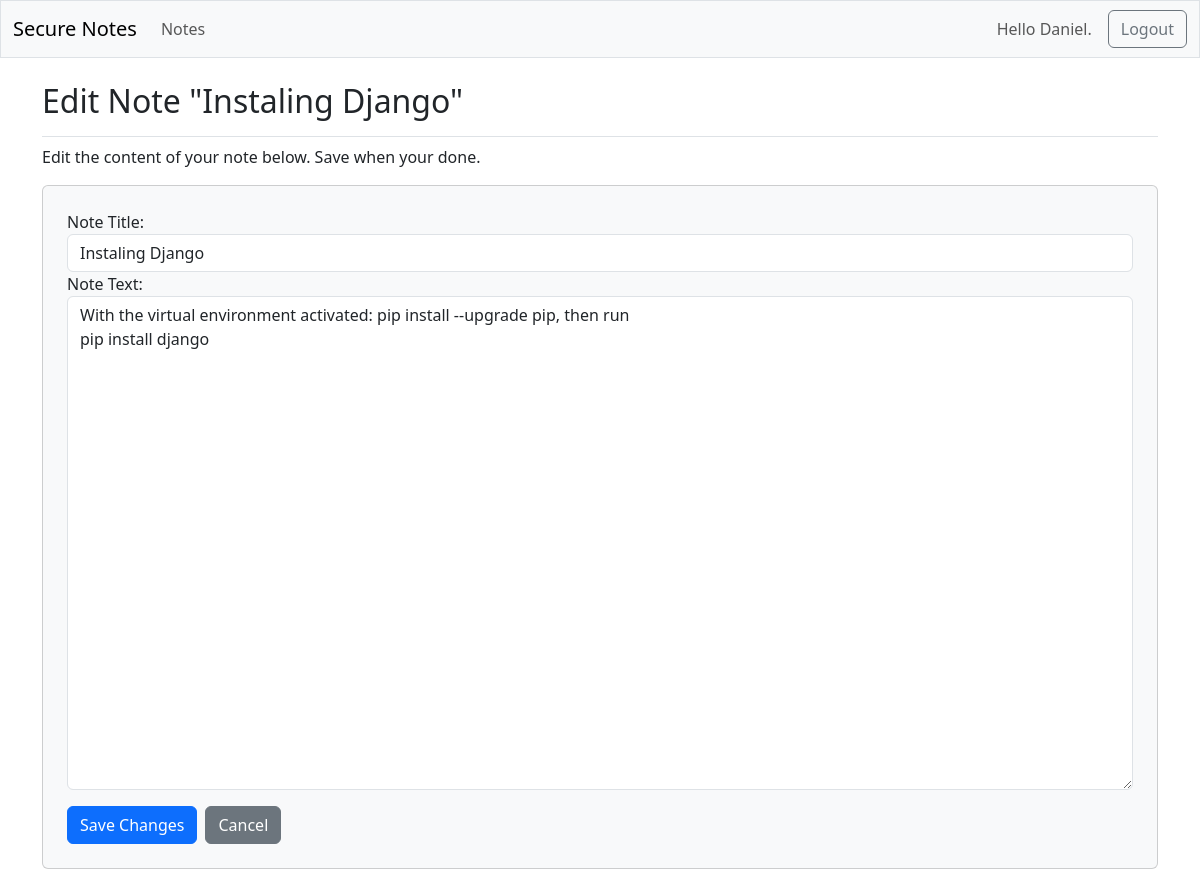
The page /edit_note/2/ (signed in) on the database its author committed.
### secure_notes/models.py (models this page shows, shortened)
class Note(models.Model):
    owner = models.ForeignKey(settings.AUTH_USER_MODEL, on_delete=models.CASCADE, related_name='notes') # Switched to settings.AUTH_USER_MODEL for better compatibility with custom user models
    title = models.CharField(max_length=255)
    content = models.TextField()
    created_at = models.DateTimeField(auto_now_add=True)
    updated_at = models.DateTimeField(auto_now=True)
    class Meta:
        ordering = ['-created_at']
        constraints = [
            models.UniqueConstraint(fields=['owner', 'title'], name='unique_note_title_per_user')
        ]

### secure_notes/views.py (the view)
# urls.py: path('edit_note/<int:note_id>/', views.edit_note, name='edit_note'),
@login_required
def edit_note(request, note_id):
    note = get_user_note_or_404(request, note_id)
    if request.method != 'POST':
        form = NoteForm(instance=note)
    else:
        form = NoteForm(instance=note, data=request.POST)
        if form.is_valid():
            form.save()
            return redirect('secure_notes:note_detail', note_id=note.id)
    context = {
        'form': form,
        'note': note
    }
    return render(request, 'secure_notes/edit_note.html', context)

### secure_notes/forms.py
class NoteForm(forms.ModelForm):
    class Meta:
        model = Note
        fields = ['title', 'content']
        labels = {
            'title': 'Note Title',
            'content': 'Note Text',
        }
        widgets = {
            'title': forms.TextInput(attrs={'class': 'form-control'}),
            'content': forms.Textarea(attrs={
                'class': 'form-control',
                'rows': 20}),
        }

### secure_notes/views.py (called while the page is built)
def user_notes_qs(request):
    return Note.objects.filter(owner=request.user)

def get_user_note_or_404(request, note_id):
    return get_object_or_404(user_notes_qs(request), id=note_id)

### secure_notes/templates/secure_notes/edit_note.html (shortened to what this page needs)
{% extends "secure_notes/base.html" %}
{% block page_header %}
    <h2>Edit Note "{{ note.title }}"</h2>
{% endblock page_header %}
{% block content %}
<p class="card-text">Edit the content of your note below. Save when your done.</p>
<div class="card mb-3 p-4 bg-light rounded">
    <form action="{% url 'secure_notes:edit_note' note.id %}" method="post">
        {{ form.as_div }}
        <div class="mt-3 d-flex gap-2">
        <button type="submit" name="submit" class="btn btn-primary">Save Changes</button>
        <a href="{% url 'secure_notes:note_detail' note.id %}" class="btn btn-secondary">Cancel</a>
        </div>
    </form>
</div>
{% endblock content %}

### secure_notes/templates/secure_notes/base.html (shortened to what this page needs)
<!DOCTYPE html>
<html lang="en">
<head>
    {% load static %}
    <link rel="stylesheet" href="{% static 'secure_notes/css/styles.css' %}">
    {% load django_bootstrap5 %}
    {% bootstrap_css %}
</head>
<body>
    <nav class="navbar navbar-expand-md navbar-light bg-light mb-4 border">
        <div class="container-fluid">
            <a class="navbar-brand" href="{% url 'secure_notes:index' %}">
                Secure Notes
            </a>
        <div class="collapse navbar-collapse" id="navbarCollapse">
            <ul class="navbar-nav me-auto mb-2 mb-md-0">
                <li class="nav-item">
                    <a class="nav-link" href="{% url 'secure_notes:notes' %}">Notes</a>
                </li>
            </ul>
             <ul class="navbar-nav ms-auto mb-2 mb-md-0">
                {% if user.is_authenticated %}
                    <li class="nav-item">
                        <span class="navbar-text">Hello {{ user.username }}.</span>
                    </li>
                {% endif %}
            </ul>
            {% if user.is_authenticated %}
            <form action="{% url 'accounts:logout' %}" method="post" class="d-flex ms-3">
                <button name="submit" class="btn btn-outline-secondary">Logout</button>
            </form>
            {% endif %}
        </div>
    </div>
</nav>
<main class="container">
    <div class="pb-2 mb-2 border-bottom">
        {% block page_header %}{% endblock page_header %}
    </div>
    <div>
        {% block content %}{% endblock content %}
    </div>
</main>
</body>
</html>

### rows shown on the page
Note: title "Instaling Django", content "With the virtual environment activated: pip install --upgrade pip, then run pip install django"

### other values the page prints
{{ user.username }} "Daniel"
